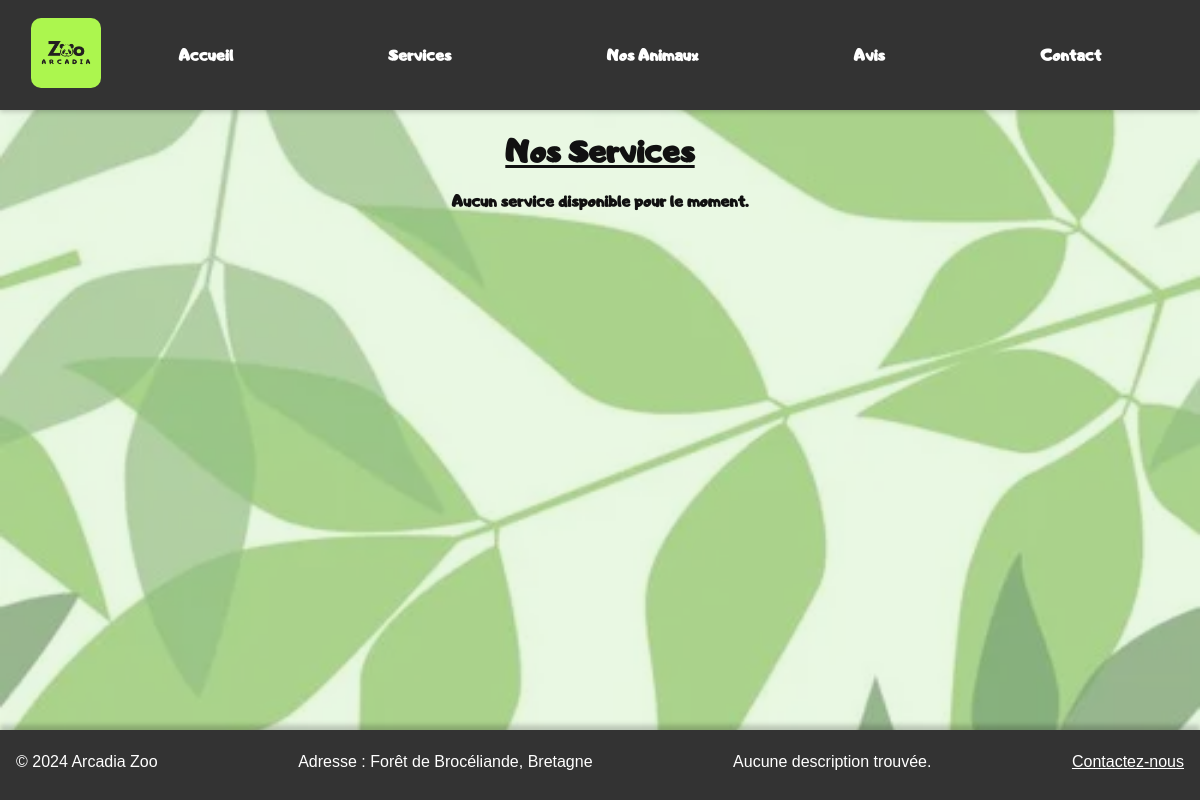
The app's page /front/services.php, older data.
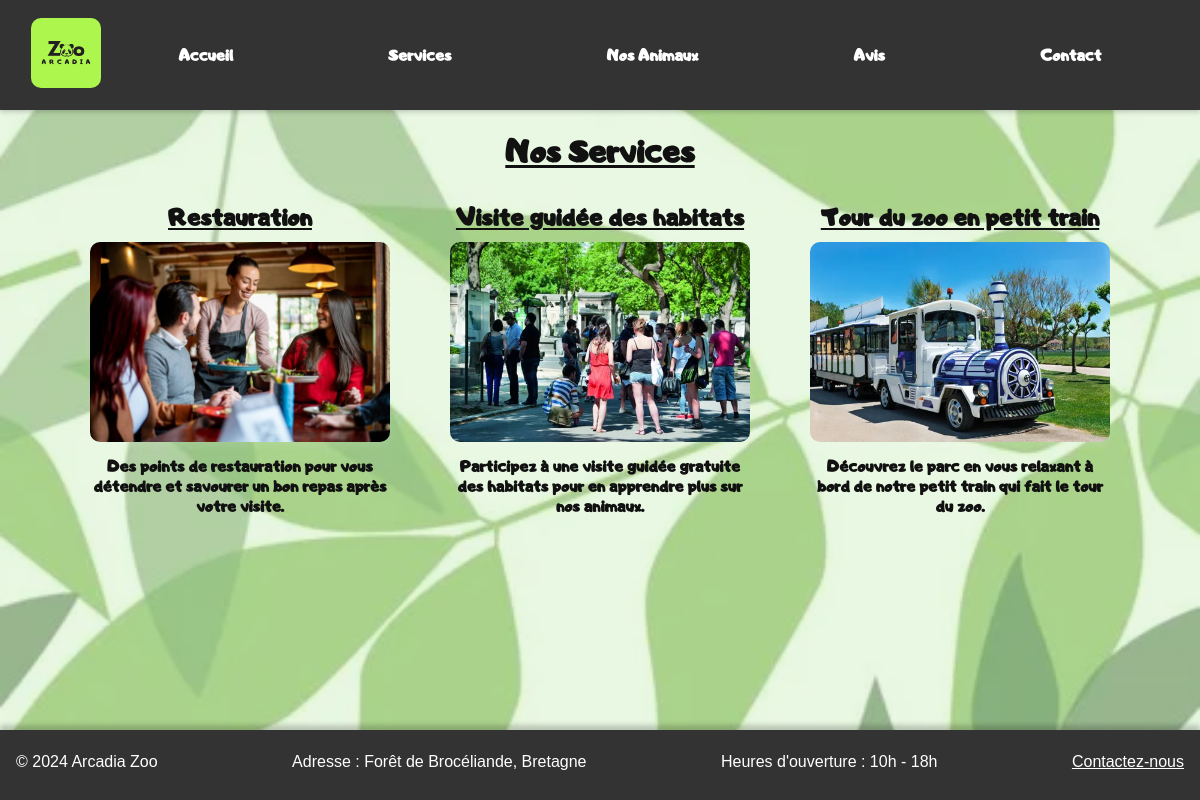
The same page, newer data.
### tables this page shows
CREATE TABLE `services` (
  `id` int NOT NULL,
  `name` varchar(255) NOT NULL,
  `description` varchar(255) NOT NULL,
  `picture` varchar(255) NOT NULL,
  `maj_by` int DEFAULT NULL,
  `maj` timestamp NULL DEFAULT CURRENT_TIMESTAMP
);

CREATE TABLE `horaires` (
  `id` int NOT NULL,
  `description` varchar(255) NOT NULL,
  `maj_by` int DEFAULT NULL,
  `maj` timestamp NULL DEFAULT CURRENT_TIMESTAMP
);

### front/services.php (the view, shortened to what this page needs)
<?php
include_once "../back/bdd.php";
?>
<!DOCTYPE html>
<html lang="fr">
<head>
    <link rel="stylesheet" href="../css/style.css">
</head>
<body>
    <header>
        <?php include_once "../php/navbarr.php"; ?>
    </header>
    <main>
        <h1>Nos Services</h1>
        <section class="services">
            <?php
            $sql = "SELECT name, description, picture FROM services";
            $result = $conn->query($sql);
            if ($result->num_rows > 0) {
                while ($row = $result->fetch_assoc()) {
                    $name = htmlspecialchars($row['name']);
                    $description = htmlspecialchars($row['description']);
                    $picture = htmlspecialchars($row['picture']);
                    $imagePath = "../img/services/" . $picture . ".webp";
                    echo "<div class='service'>";
                    echo "<h3>$name</h3>";
                    echo "<img src='$imagePath' alt='$name'>";
                    echo "<p>$description</p>";
                    echo "</div>";
                }
            } else {
                echo "<p>Aucun service disponible pour le moment.</p>";
            }
            ?>
        </section>
    </main>
    <?php include_once "../php/footer.php"; ?>
</body>
</html>

### php/navbarr.php (shortened to what this page needs)
<nav class="menu">
    <a href="./accueil.php"><img src="../img/logo.png" alt="logo"></a>
    <ul>
        <li><a href="./accueil.php">Accueil</a></li>
        <li><a href="./services.php">Services</a></li>
        <li><a href="./habitats.php">Nos Animaux</a></li>
        <li><a href="./avis.php">Avis</a></li>
        <li><a href="./contact.php">Contact</a></li>
    </ul>
</nav>

### php/footer.php
<footer>
    <div class="footer-info">
        <p>&copy; 2024 Arcadia Zoo</p>
        <p>Adresse : Forêt de Brocéliande, Bretagne</p>
        <?php include_once "../php/horaires.php"; ?>
        <a href="./contact.php" class="contact-button">Contactez-nous</a>
    </div>
</footer>

### php/horaires.php (shortened to what this page needs)
<?php
include '../back/bdd.php';
$sql = "SELECT description FROM horaires";
$result = $conn->query($sql);
if ($result->num_rows > 0) {
    $row = $result->fetch_assoc();
    $description = str_replace('#', '<br>', $row['description']);
    echo "<p>" . $description . "</p>";
} else {
    echo "Aucune description trouvée.";
}
?>

### css/style.css (style rules this page uses)
* { margin: 0; padding: 0; box-sizing: border-box; }
body { font-family: 'Andigiana Toybox', sans-serif; display: flex; flex-direction: column; min-height: 100vh; min-width: 375px; width: 100%; max-width: 1920; margin: auto; align-items: center; background-color: #d3f1c7; color: #111; font-size: 16px; font-weight: 600; background-image: url('../img/bg.webp'); background-size: cover; background-position: center; position: relative; }
body::before { content: ''; position: absolute; top: 0; left: 0; width: 100%; height: 100%; background-color: rgba(211, 241, 199, 0.5); z-index: -1; }
main { margin-bottom: 80px; flex: 1; width: 90%; }
header ,footer { padding: 5px; width: 100%; background-color: #333; }
header { padding-top:20px; box-shadow: 0 2px 5px rgba(0, 0, 0, 0.2); }
.menu { margin :auto; margin-bottom: 15px; background-color: #333; padding: 1rem; width: 100%; height: 70px; display: flex; justify-content: space-between; align-items: center; }
.menu ul { flex-grow: 1; list-style: none; margin: 0; display: flex; flex-direction: row; justify-content: space-around; align-items: center; height: 100%; }
.menu ul li a { color: white; text-decoration: none; padding: 1rem ; display: block; line-height: 70px; height: 100%; }
.menu img { flex-grow: 0; margin: auto; margin-left: 10px; width: 70px; height: 70px; object-fit: contain; border-radius: 10px; }
h1 { text-align: center; text-decoration: underline; font-weight: bold; margin : 20px; }
h3 { text-decoration:underline ; }
footer { line-height: 200%; font-family: 'Arial', sans-serif; font-weight: 400; margin :auto; background-color: #333; padding: 1rem; width: 100%; height: 70px; color: white; box-shadow: 0 -5px 5px rgba(0, 0, 0, 0.2); }
.footer-info { display: flex; justify-content: space-between; align-items: center; }
.footer-info a { color: white; }
.services { display: flex; justify-content: space-around; flex-wrap: wrap; margin-top: 20px; }
.service { text-align: center; max-width: 300px; margin-bottom: 20px; }
.service img { margin-top: 10px; width: 100%; height: 200px; border-radius: 10px; box-shadow: 0 4px 8px rgba(255, 255, 255, 0.1); }
.service h3 { margin-top: 10px; font-size: 1.5em; }
.service p { margin-top: 10px; font-size: 1em; }

Row changes from the older to the newer data that the page shows:
added services: name "Restauration", picture (picture), description "Des points de restauration pour vous détendre et savourer un bon repas après votre visite."
added services: name "Visite guidée des habitats", picture (picture), description "Participez à une visite guidée gratuite des habitats pour en apprendre plus sur nos animaux."
added services: name "Tour du zoo en petit train", picture (picture), description "Découvrez le parc en vous relaxant à bord de notre petit train qui fait le tour du zoo."
added horaires: description "Heures d'ouverture : 10h - 18h"
Text that changed along with them:
text no longer shown: "Aucun service disponible pour le moment. Aucune description trouvée."
